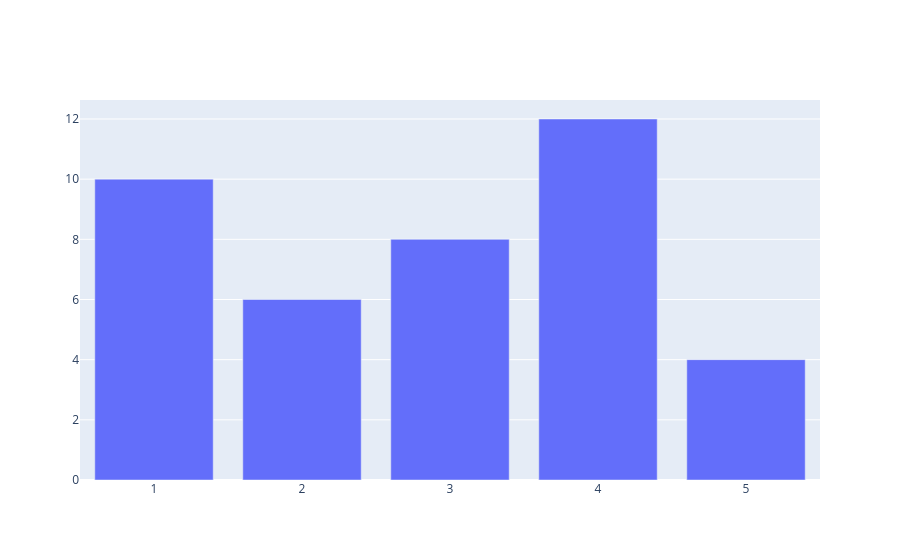

Write notebook code for a chart like this one.
### Code cell
# Sample data 
x = [1, 2, 3, 4, 5] 
y = [10, 6, 8, 12, 4]  
# Create a bar chart 

fig = go.Figure(data=go.Bar(x=x, y=y)) 
fig.show()

### Figure 1 — Plotly figure (JSON) as saved in the notebook; plotly's stock layout.template omitted (floating-point values rounded to 4 significant figures)
{"data": [{"type": "bar", "x": [1, 2, 3, 4, 5], "y": [10, 6, 8, 12, 4]}], "layout": {}}
